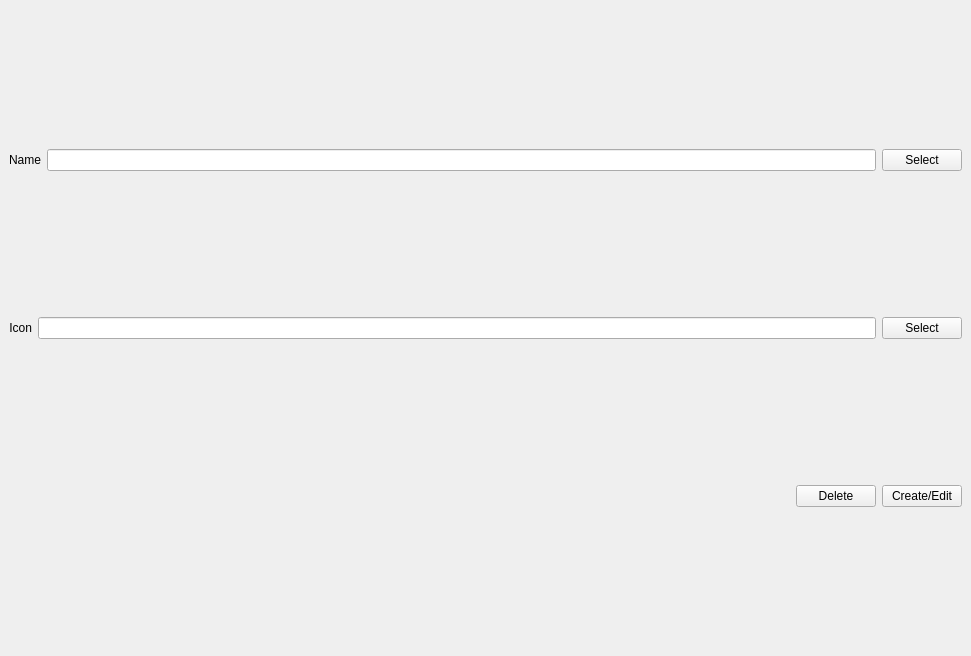
<?xml version="1.0" encoding="UTF-8"?>
<ui version="4.0">
 <class>MainWindow</class>
 <widget class="QMainWindow" name="MainWindow">
  <property name="geometry">
   <rect>
    <x>0</x>
    <y>0</y>
    <width>971</width>
    <height>656</height>
   </rect>
  </property>
  <property name="windowTitle">
   <string>Folders</string>
  </property>
  <widget class="QWidget" name="centralwidget">
   <layout class="QGridLayout" name="gridLayout">
    <item row="0" column="0">
     <layout class="QHBoxLayout" name="horizontalLayout">
      <item>
       <widget class="QLabel" name="label_3">
        <property name="sizeIncrement">
         <size>
          <width>4</width>
          <height>0</height>
         </size>
        </property>
        <property name="text">
         <string>Name</string>
        </property>
        <property name="alignment">
         <set>Qt::AlignRight|Qt::AlignTrailing|Qt::AlignVCenter</set>
        </property>
       </widget>
      </item>
      <item>
       <widget class="QLineEdit" name="inpEditName"/>
      </item>
      <item>
       <widget class="QPushButton" name="btnEditNameSelect">
        <property name="text">
         <string>Select</string>
        </property>
       </widget>
      </item>
     </layout>
    </item>
    <item row="1" column="0">
     <layout class="QHBoxLayout" name="horizontalLayout_4">
      <item>
       <widget class="QLabel" name="label_4">
        <property name="sizeIncrement">
         <size>
          <width>14</width>
          <height>0</height>
         </size>
        </property>
        <property name="text">
         <string>Icon</string>
        </property>
        <property name="alignment">
         <set>Qt::AlignRight|Qt::AlignTrailing|Qt::AlignVCenter</set>
        </property>
       </widget>
      </item>
      <item>
       <widget class="QLineEdit" name="inpIcon"/>
      </item>
      <item>
       <widget class="QPushButton" name="btnIconSelect">
        <property name="text">
         <string>Select</string>
        </property>
       </widget>
      </item>
     </layout>
    </item>
    <item row="2" column="0">
     <layout class="QHBoxLayout" name="horizontalLayout_5">
      <item>
       <spacer name="horizontalSpacer">
        <property name="orientation">
         <enum>Qt::Horizontal</enum>
        </property>
        <property name="sizeHint" stdset="0">
         <size>
          <width>40</width>
          <height>20</height>
         </size>
        </property>
       </spacer>
      </item>
      <item>
       <widget class="QPushButton" name="btnDelete">
        <property name="text">
         <string>Delete</string>
        </property>
       </widget>
      </item>
      <item>
       <widget class="QPushButton" name="btnCreate">
        <property name="text">
         <string>Create/Edit</string>
        </property>
       </widget>
      </item>
     </layout>
    </item>
   </layout>
  </widget>
 </widget>
 <resources/>
 <connections/>
</ui>
